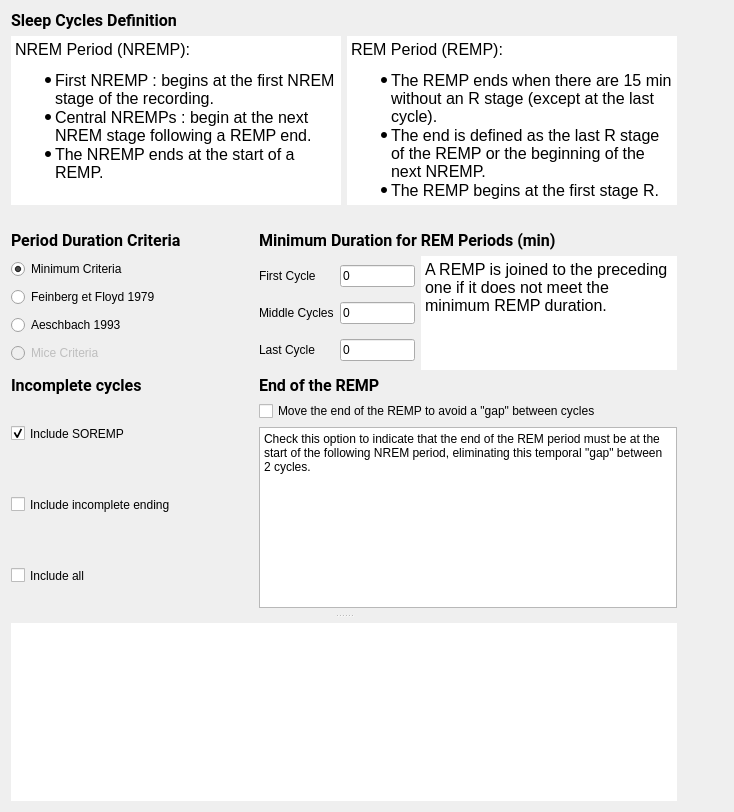
<?xml version="1.0" encoding="UTF-8"?>
<ui version="4.0">
 <class>SleepCyclesDelimiterSettingsView</class>
 <widget class="QWidget" name="SleepCyclesDelimiterSettingsView">
  <property name="geometry">
   <rect>
    <x>0</x>
    <y>0</y>
    <width>734</width>
    <height>812</height>
   </rect>
  </property>
  <property name="windowTitle">
   <string>Form</string>
  </property>
  <property name="styleSheet">
   <string notr="true">font: 12pt &quot;Roboto&quot;;</string>
  </property>
  <layout class="QHBoxLayout" name="horizontalLayout_2">
   <item>
    <widget class="QSplitter" name="splitter">
     <property name="orientation">
      <enum>Qt::Vertical</enum>
     </property>
     <property name="handleWidth">
      <number>15</number>
     </property>
     <widget class="QWidget" name="layoutWidget">
      <layout class="QVBoxLayout" name="verticalLayout_3">
       <item>
        <widget class="QLabel" name="label_2">
         <property name="font">
          <font>
           <family>Roboto</family>
           <pointsize>12</pointsize>
           <weight>50</weight>
           <italic>false</italic>
           <bold>false</bold>
          </font>
         </property>
         <property name="text">
          <string>&lt;html&gt;&lt;head/&gt;&lt;body&gt;&lt;p&gt;&lt;span style=&quot; font-weight:600;&quot;&gt;Sleep Cycles Definition&lt;/span&gt;&lt;/p&gt;&lt;/body&gt;&lt;/html&gt;</string>
         </property>
        </widget>
       </item>
       <item>
        <layout class="QHBoxLayout" name="horizontalLayout_3">
         <property name="sizeConstraint">
          <enum>QLayout::SetNoConstraint</enum>
         </property>
         <item>
          <widget class="QTextEdit" name="textEdit">
           <property name="minimumSize">
            <size>
             <width>330</width>
             <height>150</height>
            </size>
           </property>
           <property name="maximumSize">
            <size>
             <width>16777215</width>
             <height>16777215</height>
            </size>
           </property>
           <property name="styleSheet">
            <string notr="true"/>
           </property>
           <property name="frameShape">
            <enum>QFrame::HLine</enum>
           </property>
           <property name="frameShadow">
            <enum>QFrame::Plain</enum>
           </property>
           <property name="lineWidth">
            <number>0</number>
           </property>
           <property name="readOnly">
            <bool>true</bool>
           </property>
           <property name="html">
            <string>&lt;!DOCTYPE HTML PUBLIC &quot;-//W3C//DTD HTML 4.0//EN&quot; &quot;http://www.w3.org/TR/REC-html40/strict.dtd&quot;&gt;
&lt;html&gt;&lt;head&gt;&lt;meta name=&quot;qrichtext&quot; content=&quot;1&quot; /&gt;&lt;style type=&quot;text/css&quot;&gt;
p, li { white-space: pre-wrap; }
&lt;/style&gt;&lt;/head&gt;&lt;body style=&quot; font-family:'Roboto'; font-size:12pt; font-weight:400; font-style:normal;&quot;&gt;
&lt;p style=&quot; margin-top:0px; margin-bottom:0px; margin-left:0px; margin-right:0px; -qt-block-indent:0; text-indent:0px;&quot;&gt;NREM Period (NREMP):&lt;/p&gt;
&lt;ul style=&quot;margin-top: 0px; margin-bottom: 0px; margin-left: 0px; margin-right: 0px; -qt-list-indent: 1;&quot;&gt;&lt;li style=&quot; margin-top:12px; margin-bottom:0px; margin-left:0px; margin-right:0px; -qt-block-indent:0; text-indent:0px;&quot;&gt;First NREMP : begins at the first NREM stage of the recording.&lt;/li&gt;
&lt;li style=&quot; margin-top:0px; margin-bottom:0px; margin-left:0px; margin-right:0px; -qt-block-indent:0; text-indent:0px;&quot;&gt;Central NREMPs : begin at the next NREM stage following a REMP end.&lt;/li&gt;
&lt;li style=&quot; margin-top:0px; margin-bottom:12px; margin-left:0px; margin-right:0px; -qt-block-indent:0; text-indent:0px;&quot;&gt;The NREMP ends at the start of a REMP.&lt;/li&gt;&lt;/ul&gt;&lt;/body&gt;&lt;/html&gt;</string>
           </property>
          </widget>
         </item>
         <item>
          <widget class="QTextEdit" name="textEdit_3">
           <property name="minimumSize">
            <size>
             <width>330</width>
             <height>150</height>
            </size>
           </property>
           <property name="maximumSize">
            <size>
             <width>16777215</width>
             <height>16777215</height>
            </size>
           </property>
           <property name="styleSheet">
            <string notr="true"/>
           </property>
           <property name="frameShape">
            <enum>QFrame::HLine</enum>
           </property>
           <property name="frameShadow">
            <enum>QFrame::Plain</enum>
           </property>
           <property name="lineWidth">
            <number>0</number>
           </property>
           <property name="html">
            <string>&lt;!DOCTYPE HTML PUBLIC &quot;-//W3C//DTD HTML 4.0//EN&quot; &quot;http://www.w3.org/TR/REC-html40/strict.dtd&quot;&gt;
&lt;html&gt;&lt;head&gt;&lt;meta name=&quot;qrichtext&quot; content=&quot;1&quot; /&gt;&lt;style type=&quot;text/css&quot;&gt;
p, li { white-space: pre-wrap; }
&lt;/style&gt;&lt;/head&gt;&lt;body style=&quot; font-family:'Roboto'; font-size:12pt; font-weight:400; font-style:normal;&quot;&gt;
&lt;p style=&quot; margin-top:0px; margin-bottom:0px; margin-left:0px; margin-right:0px; -qt-block-indent:0; text-indent:0px;&quot;&gt;REM Period (REMP):&lt;/p&gt;
&lt;ul style=&quot;margin-top: 0px; margin-bottom: 0px; margin-left: 0px; margin-right: 0px; -qt-list-indent: 1;&quot;&gt;&lt;li style=&quot; margin-top:12px; margin-bottom:0px; margin-left:0px; margin-right:0px; -qt-block-indent:0; text-indent:0px;&quot;&gt;The REMP ends when there are 15 min without an R stage (except at the last cycle).&lt;/li&gt;
&lt;li style=&quot; margin-top:0px; margin-bottom:0px; margin-left:0px; margin-right:0px; -qt-block-indent:0; text-indent:0px;&quot;&gt;The end is defined as the last R stage of the REMP or the beginning of the next NREMP.&lt;/li&gt;
&lt;li style=&quot; margin-top:0px; margin-bottom:12px; margin-left:0px; margin-right:0px; -qt-block-indent:0; text-indent:0px;&quot;&gt;The REMP begins at the first stage R.&lt;/li&gt;&lt;/ul&gt;&lt;/body&gt;&lt;/html&gt;</string>
           </property>
          </widget>
         </item>
        </layout>
       </item>
       <item>
        <widget class="QLabel" name="label">
         <property name="sizePolicy">
          <sizepolicy hsizetype="Expanding" vsizetype="Preferred">
           <horstretch>0</horstretch>
           <verstretch>0</verstretch>
          </sizepolicy>
         </property>
         <property name="minimumSize">
          <size>
           <width>567</width>
           <height>0</height>
          </size>
         </property>
         <property name="text">
          <string/>
         </property>
         <property name="pixmap">
          <pixmap resource="SleepCycleDelimiter_rs.qrc">:/sleep_cycle_del/UI_v5_minimal.png</pixmap>
         </property>
         <property name="alignment">
          <set>Qt::AlignCenter</set>
         </property>
        </widget>
       </item>
       <item>
        <layout class="QGridLayout" name="gridLayout">
         <property name="sizeConstraint">
          <enum>QLayout::SetMaximumSize</enum>
         </property>
         <item row="3" column="0">
          <layout class="QVBoxLayout" name="verticalLayout_2">
           <item>
            <widget class="QCheckBox" name="checkBox_incl_SOREMP">
             <property name="sizePolicy">
              <sizepolicy hsizetype="Expanding" vsizetype="Expanding">
               <horstretch>0</horstretch>
               <verstretch>0</verstretch>
              </sizepolicy>
             </property>
             <property name="maximumSize">
              <size>
               <width>16777215</width>
               <height>16777215</height>
              </size>
             </property>
             <property name="toolTip">
              <string>Check to include incomplete cycle because of SOREMP (Sleep Onset in REMP).</string>
             </property>
             <property name="text">
              <string>Include SOREMP</string>
             </property>
             <property name="checked">
              <bool>true</bool>
             </property>
            </widget>
           </item>
           <item>
            <widget class="QCheckBox" name="checkBox_incl_last">
             <property name="sizePolicy">
              <sizepolicy hsizetype="Expanding" vsizetype="Expanding">
               <horstretch>0</horstretch>
               <verstretch>0</verstretch>
              </sizepolicy>
             </property>
             <property name="minimumSize">
              <size>
               <width>0</width>
               <height>0</height>
              </size>
             </property>
             <property name="maximumSize">
              <size>
               <width>16777215</width>
               <height>16777215</height>
              </size>
             </property>
             <property name="toolTip">
              <string>Check to include the last cycle even if incomplete.</string>
             </property>
             <property name="text">
              <string>Include incomplete ending</string>
             </property>
            </widget>
           </item>
           <item>
            <widget class="QCheckBox" name="checkBox_incl_all">
             <property name="sizePolicy">
              <sizepolicy hsizetype="Expanding" vsizetype="Expanding">
               <horstretch>0</horstretch>
               <verstretch>0</verstretch>
              </sizepolicy>
             </property>
             <property name="toolTip">
              <string>Check to include any incomplete cycles even middle sleep cycles.</string>
             </property>
             <property name="text">
              <string>Include all</string>
             </property>
            </widget>
           </item>
          </layout>
         </item>
         <item row="2" column="1">
          <widget class="QLabel" name="label_6">
           <property name="font">
            <font>
             <family>Roboto</family>
             <pointsize>12</pointsize>
             <weight>50</weight>
             <italic>false</italic>
             <bold>false</bold>
            </font>
           </property>
           <property name="text">
            <string>&lt;html&gt;&lt;head/&gt;&lt;body&gt;&lt;p&gt;&lt;span style=&quot; font-weight:600;&quot;&gt;End of the REMP&lt;/span&gt;&lt;/p&gt;&lt;/body&gt;&lt;/html&gt;</string>
           </property>
          </widget>
         </item>
         <item row="1" column="0">
          <layout class="QVBoxLayout" name="verticalLayout">
           <property name="sizeConstraint">
            <enum>QLayout::SetNoConstraint</enum>
           </property>
           <item>
            <widget class="QRadioButton" name="radioButton_Min">
             <property name="maximumSize">
              <size>
               <width>16777215</width>
               <height>18</height>
              </size>
             </property>
             <property name="text">
              <string>Minimum Criteria</string>
             </property>
             <property name="checked">
              <bool>true</bool>
             </property>
            </widget>
           </item>
           <item>
            <widget class="QRadioButton" name="radioButton_Floyd">
             <property name="minimumSize">
              <size>
               <width>160</width>
               <height>0</height>
              </size>
             </property>
             <property name="maximumSize">
              <size>
               <width>350</width>
               <height>18</height>
              </size>
             </property>
             <property name="text">
              <string>Feinberg et Floyd 1979</string>
             </property>
            </widget>
           </item>
           <item>
            <widget class="QRadioButton" name="radioButton_Aesch">
             <property name="maximumSize">
              <size>
               <width>16777215</width>
               <height>18</height>
              </size>
             </property>
             <property name="text">
              <string>Aeschbach 1993</string>
             </property>
            </widget>
           </item>
           <item>
            <widget class="QRadioButton" name="radioButton_Mice">
             <property name="enabled">
              <bool>false</bool>
             </property>
             <property name="maximumSize">
              <size>
               <width>16777215</width>
               <height>18</height>
              </size>
             </property>
             <property name="text">
              <string>Mice Criteria</string>
             </property>
            </widget>
           </item>
          </layout>
         </item>
         <item row="0" column="1">
          <widget class="QLabel" name="label_4">
           <property name="font">
            <font>
             <family>Roboto</family>
             <pointsize>12</pointsize>
             <weight>50</weight>
             <italic>false</italic>
             <bold>false</bold>
            </font>
           </property>
           <property name="text">
            <string>&lt;html&gt;&lt;head/&gt;&lt;body&gt;&lt;p&gt;&lt;span style=&quot; font-weight:600;&quot;&gt;Minimum Duration for REM Periods (min)&lt;/span&gt;&lt;/p&gt;&lt;/body&gt;&lt;/html&gt;</string>
           </property>
          </widget>
         </item>
         <item row="0" column="0">
          <widget class="QLabel" name="label_3">
           <property name="font">
            <font>
             <family>Roboto</family>
             <pointsize>12</pointsize>
             <weight>50</weight>
             <italic>false</italic>
             <bold>false</bold>
            </font>
           </property>
           <property name="text">
            <string>&lt;html&gt;&lt;head/&gt;&lt;body&gt;&lt;p&gt;&lt;span style=&quot; font-weight:600;&quot;&gt;Period Duration Criteria&lt;/span&gt;&lt;/p&gt;&lt;/body&gt;&lt;/html&gt;</string>
           </property>
          </widget>
         </item>
         <item row="2" column="0">
          <widget class="QLabel" name="label_5">
           <property name="maximumSize">
            <size>
             <width>16777215</width>
             <height>16777215</height>
            </size>
           </property>
           <property name="font">
            <font>
             <family>Roboto</family>
             <pointsize>12</pointsize>
             <weight>50</weight>
             <italic>false</italic>
             <bold>false</bold>
            </font>
           </property>
           <property name="text">
            <string>&lt;html&gt;&lt;head/&gt;&lt;body&gt;&lt;p&gt;&lt;span style=&quot; font-weight:600;&quot;&gt;Incomplete cycles&lt;/span&gt;&lt;/p&gt;&lt;/body&gt;&lt;/html&gt;</string>
           </property>
          </widget>
         </item>
         <item row="3" column="1">
          <layout class="QVBoxLayout" name="verticalLayout_5">
           <item>
            <widget class="QCheckBox" name="mv_end_checkBox">
             <property name="sizePolicy">
              <sizepolicy hsizetype="Expanding" vsizetype="Expanding">
               <horstretch>0</horstretch>
               <verstretch>0</verstretch>
              </sizepolicy>
             </property>
             <property name="styleSheet">
              <string notr="true"/>
             </property>
             <property name="text">
              <string>Move the end of the REMP to avoid a &quot;gap&quot; between cycles</string>
             </property>
             <property name="checkable">
              <bool>true</bool>
             </property>
            </widget>
           </item>
           <item>
            <widget class="QPlainTextEdit" name="plainTextEdit">
             <property name="plainText">
              <string>Check this option to indicate that the end of the REM period must be at the start of the following NREM period, eliminating this temporal &quot;gap&quot; between 2 cycles.</string>
             </property>
            </widget>
           </item>
          </layout>
         </item>
         <item row="1" column="1">
          <layout class="QHBoxLayout" name="horizontalLayout">
           <item>
            <layout class="QFormLayout" name="formLayout">
             <item row="0" column="0">
              <widget class="QLabel" name="label_9">
               <property name="sizePolicy">
                <sizepolicy hsizetype="Preferred" vsizetype="Expanding">
                 <horstretch>0</horstretch>
                 <verstretch>0</verstretch>
                </sizepolicy>
               </property>
               <property name="minimumSize">
                <size>
                 <width>0</width>
                 <height>0</height>
                </size>
               </property>
               <property name="maximumSize">
                <size>
                 <width>16777215</width>
                 <height>18</height>
                </size>
               </property>
               <property name="text">
                <string>First Cycle</string>
               </property>
              </widget>
             </item>
             <item row="0" column="1">
              <widget class="QLineEdit" name="minL_REM_first_lineEdit">
               <property name="enabled">
                <bool>true</bool>
               </property>
               <property name="maximumSize">
                <size>
                 <width>75</width>
                 <height>16777215</height>
                </size>
               </property>
               <property name="styleSheet">
                <string notr="true"/>
               </property>
               <property name="text">
                <string>0</string>
               </property>
               <property name="readOnly">
                <bool>false</bool>
               </property>
              </widget>
             </item>
             <item row="1" column="0">
              <widget class="QLabel" name="label_8">
               <property name="sizePolicy">
                <sizepolicy hsizetype="Expanding" vsizetype="Expanding">
                 <horstretch>0</horstretch>
                 <verstretch>0</verstretch>
                </sizepolicy>
               </property>
               <property name="minimumSize">
                <size>
                 <width>0</width>
                 <height>0</height>
                </size>
               </property>
               <property name="maximumSize">
                <size>
                 <width>16777215</width>
                 <height>18</height>
                </size>
               </property>
               <property name="text">
                <string>Middle Cycles</string>
               </property>
              </widget>
             </item>
             <item row="1" column="1">
              <widget class="QLineEdit" name="minL_REM_mid_lineEdit">
               <property name="enabled">
                <bool>true</bool>
               </property>
               <property name="maximumSize">
                <size>
                 <width>75</width>
                 <height>16777215</height>
                </size>
               </property>
               <property name="styleSheet">
                <string notr="true"/>
               </property>
               <property name="text">
                <string>0</string>
               </property>
               <property name="readOnly">
                <bool>false</bool>
               </property>
              </widget>
             </item>
             <item row="2" column="0">
              <widget class="QLabel" name="label_7">
               <property name="sizePolicy">
                <sizepolicy hsizetype="Expanding" vsizetype="Expanding">
                 <horstretch>0</horstretch>
                 <verstretch>0</verstretch>
                </sizepolicy>
               </property>
               <property name="minimumSize">
                <size>
                 <width>0</width>
                 <height>0</height>
                </size>
               </property>
               <property name="maximumSize">
                <size>
                 <width>16777215</width>
                 <height>18</height>
                </size>
               </property>
               <property name="text">
                <string>Last Cycle</string>
               </property>
              </widget>
             </item>
             <item row="2" column="1">
              <widget class="QLineEdit" name="minL_REM_last_lineEdit">
               <property name="enabled">
                <bool>true</bool>
               </property>
               <property name="maximumSize">
                <size>
                 <width>75</width>
                 <height>16777215</height>
                </size>
               </property>
               <property name="styleSheet">
                <string notr="true"/>
               </property>
               <property name="text">
                <string>0</string>
               </property>
               <property name="readOnly">
                <bool>false</bool>
               </property>
              </widget>
             </item>
            </layout>
           </item>
           <item>
            <widget class="QTextEdit" name="textEdit_4">
             <property name="maximumSize">
              <size>
               <width>16777215</width>
               <height>125</height>
              </size>
             </property>
             <property name="styleSheet">
              <string notr="true"/>
             </property>
             <property name="frameShape">
              <enum>QFrame::HLine</enum>
             </property>
             <property name="frameShadow">
              <enum>QFrame::Plain</enum>
             </property>
             <property name="lineWidth">
              <number>0</number>
             </property>
             <property name="html">
              <string>&lt;!DOCTYPE HTML PUBLIC &quot;-//W3C//DTD HTML 4.0//EN&quot; &quot;http://www.w3.org/TR/REC-html40/strict.dtd&quot;&gt;
&lt;html&gt;&lt;head&gt;&lt;meta name=&quot;qrichtext&quot; content=&quot;1&quot; /&gt;&lt;style type=&quot;text/css&quot;&gt;
p, li { white-space: pre-wrap; }
&lt;/style&gt;&lt;/head&gt;&lt;body style=&quot; font-family:'Roboto'; font-size:12pt; font-weight:400; font-style:normal;&quot;&gt;
&lt;p style=&quot; margin-top:0px; margin-bottom:0px; margin-left:0px; margin-right:0px; -qt-block-indent:0; text-indent:0px;&quot;&gt;A REMP is joined to the preceding one if it does not meet the minimum REMP duration.&lt;/p&gt;&lt;/body&gt;&lt;/html&gt;</string>
             </property>
            </widget>
           </item>
          </layout>
         </item>
        </layout>
       </item>
      </layout>
     </widget>
     <widget class="QWidget" name="layoutWidget">
      <layout class="QVBoxLayout" name="verticalLayout_4">
       <item>
        <widget class="QTextBrowser" name="textBrowser">
         <property name="sizePolicy">
          <sizepolicy hsizetype="Expanding" vsizetype="Expanding">
           <horstretch>0</horstretch>
           <verstretch>0</verstretch>
          </sizepolicy>
         </property>
         <property name="styleSheet">
          <string notr="true"/>
         </property>
         <property name="frameShape">
          <enum>QFrame::HLine</enum>
         </property>
         <property name="frameShadow">
          <enum>QFrame::Plain</enum>
         </property>
         <property name="lineWidth">
          <number>0</number>
         </property>
         <property name="readOnly">
          <bool>true</bool>
         </property>
         <property name="html">
          <string>&lt;!DOCTYPE HTML PUBLIC &quot;-//W3C//DTD HTML 4.0//EN&quot; &quot;http://www.w3.org/TR/REC-html40/strict.dtd&quot;&gt;
&lt;html&gt;&lt;head&gt;&lt;meta name=&quot;qrichtext&quot; content=&quot;1&quot; /&gt;&lt;style type=&quot;text/css&quot;&gt;
p, li { white-space: pre-wrap; }
&lt;/style&gt;&lt;/head&gt;&lt;body style=&quot; font-family:'Roboto'; font-size:12pt; font-weight:400; font-style:normal;&quot;&gt;
&lt;p style=&quot;-qt-paragraph-type:empty; margin-top:0px; margin-bottom:0px; margin-left:0px; margin-right:0px; -qt-block-indent:0; text-indent:0px;&quot;&gt;&lt;br /&gt;&lt;/p&gt;&lt;/body&gt;&lt;/html&gt;</string>
         </property>
         <property name="openExternalLinks">
          <bool>true</bool>
         </property>
         <property name="openLinks">
          <bool>true</bool>
         </property>
        </widget>
       </item>
      </layout>
     </widget>
    </widget>
   </item>
   <item>
    <spacer name="horizontalSpacer">
     <property name="orientation">
      <enum>Qt::Horizontal</enum>
     </property>
     <property name="sizeType">
      <enum>QSizePolicy::MinimumExpanding</enum>
     </property>
     <property name="sizeHint" stdset="0">
      <size>
       <width>40</width>
       <height>20</height>
      </size>
     </property>
    </spacer>
   </item>
  </layout>
 </widget>
 <resources>
  <include location="SleepCycleDelimiter_rs.qrc"/>
  <include location="../../../../scinodes_poc/src/main/python/ui/themes/themes.qrc"/>
 </resources>
 <connections>
  <connection>
   <sender>radioButton_Aesch</sender>
   <signal>clicked()</signal>
   <receiver>SleepCyclesDelimiterSettingsView</receiver>
   <slot>on_options_changed()</slot>
   <hints>
    <hint type="sourcelabel">
     <x>83</x>
     <y>98</y>
    </hint>
    <hint type="destinationlabel">
     <x>333</x>
     <y>277</y>
    </hint>
   </hints>
  </connection>
  <connection>
   <sender>radioButton_Min</sender>
   <signal>clicked()</signal>
   <receiver>SleepCyclesDelimiterSettingsView</receiver>
   <slot>on_options_changed()</slot>
   <hints>
    <hint type="sourcelabel">
     <x>83</x>
     <y>81</y>
    </hint>
    <hint type="destinationlabel">
     <x>333</x>
     <y>277</y>
    </hint>
   </hints>
  </connection>
  <connection>
   <sender>radioButton_Floyd</sender>
   <signal>clicked()</signal>
   <receiver>SleepCyclesDelimiterSettingsView</receiver>
   <slot>on_options_changed()</slot>
   <hints>
    <hint type="sourcelabel">
     <x>83</x>
     <y>115</y>
    </hint>
    <hint type="destinationlabel">
     <x>333</x>
     <y>277</y>
    </hint>
   </hints>
  </connection>
  <connection>
   <sender>radioButton_Mice</sender>
   <signal>clicked()</signal>
   <receiver>SleepCyclesDelimiterSettingsView</receiver>
   <slot>on_options_changed()</slot>
   <hints>
    <hint type="sourcelabel">
     <x>83</x>
     <y>149</y>
    </hint>
    <hint type="destinationlabel">
     <x>333</x>
     <y>277</y>
    </hint>
   </hints>
  </connection>
  <connection>
   <sender>checkBox_incl_all</sender>
   <signal>clicked()</signal>
   <receiver>SleepCyclesDelimiterSettingsView</receiver>
   <slot>include_incomplete_cycle_slot()</slot>
   <hints>
    <hint type="sourcelabel">
     <x>119</x>
     <y>636</y>
    </hint>
    <hint type="destinationlabel">
     <x>516</x>
     <y>436</y>
    </hint>
   </hints>
  </connection>
  <connection>
   <sender>checkBox_incl_SOREMP</sender>
   <signal>clicked()</signal>
   <receiver>SleepCyclesDelimiterSettingsView</receiver>
   <slot>include_SOREMP_slot()</slot>
   <hints>
    <hint type="sourcelabel">
     <x>119</x>
     <y>554</y>
    </hint>
    <hint type="destinationlabel">
     <x>516</x>
     <y>436</y>
    </hint>
   </hints>
  </connection>
  <connection>
   <sender>checkBox_incl_last</sender>
   <signal>clicked()</signal>
   <receiver>SleepCyclesDelimiterSettingsView</receiver>
   <slot>include_last_incomplete_slot()</slot>
   <hints>
    <hint type="sourcelabel">
     <x>119</x>
     <y>595</y>
    </hint>
    <hint type="destinationlabel">
     <x>516</x>
     <y>436</y>
    </hint>
   </hints>
  </connection>
 </connections>
 <slots>
  <slot>on_options_changed()</slot>
  <slot>include_incomplete_cycle_slot()</slot>
  <slot>include_last_incomplete_slot()</slot>
  <slot>include_SOREMP_slot()</slot>
 </slots>
</ui>
